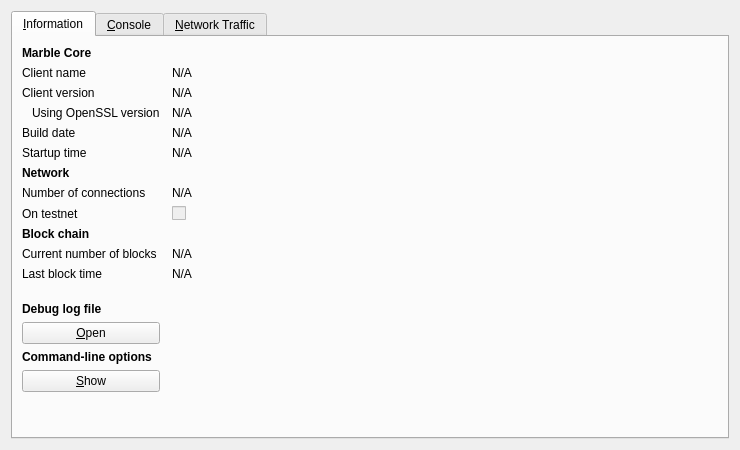
<?xml version="1.0" encoding="UTF-8"?>
<ui version="4.0">
 <class>RPCConsole</class>
 <widget class="QDialog" name="RPCConsole">
  <property name="geometry">
   <rect>
    <x>0</x>
    <y>0</y>
    <width>740</width>
    <height>450</height>
   </rect>
  </property>
  <property name="windowTitle">
   <string>Marble - Debug window</string>
  </property>
  <layout class="QVBoxLayout" name="verticalLayout_2">
   <item>
    <widget class="QTabWidget" name="tabWidget">
     <property name="currentIndex">
      <number>0</number>
     </property>
     <widget class="QWidget" name="tab_info">
      <attribute name="title">
       <string>&amp;Information</string>
      </attribute>
      <layout class="QGridLayout" name="gridLayout" columnstretch="0,1">
       <property name="horizontalSpacing">
        <number>12</number>
       </property>
       <item row="0" column="0">
        <widget class="QLabel" name="label_9">
         <property name="font">
          <font>
           <weight>75</weight>
           <bold>true</bold>
          </font>
         </property>
         <property name="text">
          <string>Marble Core</string>
         </property>
        </widget>
       </item>
       <item row="1" column="0">
        <widget class="QLabel" name="label_5">
         <property name="text">
          <string>Client name</string>
         </property>
        </widget>
       </item>
       <item row="1" column="1">
        <widget class="QLabel" name="clientName">
         <property name="cursor">
          <cursorShape>IBeamCursor</cursorShape>
         </property>
         <property name="text">
          <string>N/A</string>
         </property>
         <property name="textFormat">
          <enum>Qt::PlainText</enum>
         </property>
         <property name="textInteractionFlags">
          <set>Qt::LinksAccessibleByMouse|Qt::TextSelectableByKeyboard|Qt::TextSelectableByMouse</set>
         </property>
        </widget>
       </item>
       <item row="2" column="0">
        <widget class="QLabel" name="label_6">
         <property name="text">
          <string>Client version</string>
         </property>
        </widget>
       </item>
       <item row="2" column="1">
        <widget class="QLabel" name="clientVersion">
         <property name="cursor">
          <cursorShape>IBeamCursor</cursorShape>
         </property>
         <property name="text">
          <string>N/A</string>
         </property>
         <property name="textFormat">
          <enum>Qt::PlainText</enum>
         </property>
         <property name="textInteractionFlags">
          <set>Qt::LinksAccessibleByMouse|Qt::TextSelectableByKeyboard|Qt::TextSelectableByMouse</set>
         </property>
        </widget>
       </item>
       <item row="3" column="0">
        <widget class="QLabel" name="label_14">
         <property name="text">
          <string>Using OpenSSL version</string>
         </property>
         <property name="indent">
          <number>10</number>
         </property>
        </widget>
       </item>
       <item row="3" column="1">
        <widget class="QLabel" name="openSSLVersion">
         <property name="cursor">
          <cursorShape>IBeamCursor</cursorShape>
         </property>
         <property name="text">
          <string>N/A</string>
         </property>
         <property name="textFormat">
          <enum>Qt::PlainText</enum>
         </property>
         <property name="textInteractionFlags">
          <set>Qt::LinksAccessibleByMouse|Qt::TextSelectableByKeyboard|Qt::TextSelectableByMouse</set>
         </property>
        </widget>
       </item>
       <item row="4" column="0">
        <widget class="QLabel" name="label_12">
         <property name="text">
          <string>Build date</string>
         </property>
        </widget>
       </item>
       <item row="4" column="1">
        <widget class="QLabel" name="buildDate">
         <property name="cursor">
          <cursorShape>IBeamCursor</cursorShape>
         </property>
         <property name="text">
          <string>N/A</string>
         </property>
         <property name="textFormat">
          <enum>Qt::PlainText</enum>
         </property>
         <property name="textInteractionFlags">
          <set>Qt::LinksAccessibleByMouse|Qt::TextSelectableByKeyboard|Qt::TextSelectableByMouse</set>
         </property>
        </widget>
       </item>
       <item row="5" column="0">
        <widget class="QLabel" name="label_13">
         <property name="text">
          <string>Startup time</string>
         </property>
        </widget>
       </item>
       <item row="5" column="1">
        <widget class="QLabel" name="startupTime">
         <property name="cursor">
          <cursorShape>IBeamCursor</cursorShape>
         </property>
         <property name="text">
          <string>N/A</string>
         </property>
         <property name="textFormat">
          <enum>Qt::PlainText</enum>
         </property>
         <property name="textInteractionFlags">
          <set>Qt::LinksAccessibleByMouse|Qt::TextSelectableByKeyboard|Qt::TextSelectableByMouse</set>
         </property>
        </widget>
       </item>
       <item row="6" column="0">
        <widget class="QLabel" name="label_11">
         <property name="font">
          <font>
           <weight>75</weight>
           <bold>true</bold>
          </font>
         </property>
         <property name="text">
          <string>Network</string>
         </property>
        </widget>
       </item>
       <item row="7" column="0">
        <widget class="QLabel" name="label_7">
         <property name="text">
          <string>Number of connections</string>
         </property>
        </widget>
       </item>
       <item row="7" column="1">
        <widget class="QLabel" name="numberOfConnections">
         <property name="cursor">
          <cursorShape>IBeamCursor</cursorShape>
         </property>
         <property name="text">
          <string>N/A</string>
         </property>
         <property name="textFormat">
          <enum>Qt::PlainText</enum>
         </property>
         <property name="textInteractionFlags">
          <set>Qt::LinksAccessibleByMouse|Qt::TextSelectableByKeyboard|Qt::TextSelectableByMouse</set>
         </property>
        </widget>
       </item>
       <item row="8" column="0">
        <widget class="QLabel" name="label_8">
         <property name="text">
          <string>On testnet</string>
         </property>
        </widget>
       </item>
       <item row="8" column="1">
        <widget class="QCheckBox" name="isTestNet">
         <property name="enabled">
          <bool>false</bool>
         </property>
         <property name="text">
          <string/>
         </property>
        </widget>
       </item>
       <item row="9" column="0">
        <widget class="QLabel" name="label_10">
         <property name="font">
          <font>
           <weight>75</weight>
           <bold>true</bold>
          </font>
         </property>
         <property name="text">
          <string>Block chain</string>
         </property>
        </widget>
       </item>
       <item row="10" column="0">
        <widget class="QLabel" name="label_3">
         <property name="text">
          <string>Current number of blocks</string>
         </property>
        </widget>
       </item>
       <item row="10" column="1">
        <widget class="QLabel" name="numberOfBlocks">
         <property name="cursor">
          <cursorShape>IBeamCursor</cursorShape>
         </property>
         <property name="text">
          <string>N/A</string>
         </property>
         <property name="textFormat">
          <enum>Qt::PlainText</enum>
         </property>
         <property name="textInteractionFlags">
          <set>Qt::LinksAccessibleByMouse|Qt::TextSelectableByKeyboard|Qt::TextSelectableByMouse</set>
         </property>
        </widget>
       </item>
       <item row="11" column="0">
        <widget class="QLabel" name="label_2">
         <property name="text">
          <string>Last block time</string>
         </property>
        </widget>
       </item>
       <item row="11" column="1">
        <widget class="QLabel" name="lastBlockTime">
         <property name="cursor">
          <cursorShape>IBeamCursor</cursorShape>
         </property>
         <property name="text">
          <string>N/A</string>
         </property>
         <property name="textFormat">
          <enum>Qt::PlainText</enum>
         </property>
         <property name="textInteractionFlags">
          <set>Qt::LinksAccessibleByMouse|Qt::TextSelectableByKeyboard|Qt::TextSelectableByMouse</set>
         </property>
        </widget>
       </item>
       <item row="12" column="0">
        <spacer name="verticalSpacer_2">
         <property name="orientation">
          <enum>Qt::Vertical</enum>
         </property>
         <property name="sizeHint" stdset="0">
          <size>
           <width>20</width>
           <height>20</height>
          </size>
         </property>
        </spacer>
       </item>
       <item row="13" column="0">
        <widget class="QLabel" name="labelDebugLogfile">
         <property name="font">
          <font>
           <weight>75</weight>
           <bold>true</bold>
          </font>
         </property>
         <property name="text">
          <string>Debug log file</string>
         </property>
        </widget>
       </item>
       <item row="14" column="0">
        <widget class="QPushButton" name="openDebugLogfileButton">
         <property name="toolTip">
          <string>Open the Marble debug log file from the current data directory. This can take a few seconds for large log files.</string>
         </property>
         <property name="text">
          <string>&amp;Open</string>
         </property>
         <property name="autoDefault">
          <bool>false</bool>
         </property>
        </widget>
       </item>
       <item row="15" column="0">
        <widget class="QLabel" name="labelCLOptions">
         <property name="font">
          <font>
           <weight>75</weight>
           <bold>true</bold>
          </font>
         </property>
         <property name="text">
          <string>Command-line options</string>
         </property>
        </widget>
       </item>
       <item row="16" column="0">
        <widget class="QPushButton" name="showCLOptionsButton">
         <property name="toolTip">
          <string>Show the Marble-Qt help message to get a list with possible Marble command-line options.</string>
         </property>
         <property name="text">
          <string>&amp;Show</string>
         </property>
         <property name="autoDefault">
          <bool>false</bool>
         </property>
        </widget>
       </item>
       <item row="17" column="0">
        <spacer name="verticalSpacer">
         <property name="orientation">
          <enum>Qt::Vertical</enum>
         </property>
         <property name="sizeHint" stdset="0">
          <size>
           <width>20</width>
           <height>40</height>
          </size>
         </property>
        </spacer>
       </item>
      </layout>
     </widget>
     <widget class="QWidget" name="tab_console">
      <attribute name="title">
       <string>&amp;Console</string>
      </attribute>
      <layout class="QVBoxLayout" name="verticalLayout_3">
       <property name="spacing">
        <number>3</number>
       </property>
       <item>
        <widget class="QTextEdit" name="messagesWidget">
         <property name="minimumSize">
          <size>
           <width>0</width>
           <height>100</height>
          </size>
         </property>
         <property name="readOnly">
          <bool>true</bool>
         </property>
         <property name="tabKeyNavigation" stdset="0">
          <bool>false</bool>
         </property>
         <property name="columnCount" stdset="0">
          <number>2</number>
         </property>
        </widget>
       </item>
       <item>
        <layout class="QHBoxLayout" name="horizontalLayout">
         <property name="spacing">
          <number>3</number>
         </property>
         <item>
          <widget class="QLabel" name="label">
           <property name="text">
            <string notr="true">&gt;</string>
           </property>
          </widget>
         </item>
         <item>
          <widget class="QLineEdit" name="lineEdit"/>
         </item>
         <item>
          <widget class="QPushButton" name="clearButton">
           <property name="maximumSize">
            <size>
             <width>24</width>
             <height>24</height>
            </size>
           </property>
           <property name="toolTip">
            <string>Clear console</string>
           </property>
           <property name="text">
            <string/>
           </property>
           <property name="icon">
            <iconset resource="../bitcoin.qrc">
             <normaloff>:/icons/remove</normaloff>:/icons/remove</iconset>
           </property>
           <property name="shortcut">
            <string notr="true">Ctrl+L</string>
           </property>
           <property name="autoDefault">
            <bool>false</bool>
           </property>
          </widget>
         </item>
        </layout>
       </item>
      </layout>
     </widget>
     <widget class="QWidget" name="tab">
      <attribute name="title">
       <string>&amp;Network Traffic</string>
      </attribute>
      <layout class="QHBoxLayout" name="horizontalLayout_3">
       <item>
        <layout class="QVBoxLayout" name="verticalLayout_4">
         <item>
          <widget class="TrafficGraphWidget" name="trafficGraph" native="true">
           <property name="sizePolicy">
            <sizepolicy hsizetype="Expanding" vsizetype="Expanding">
             <horstretch>0</horstretch>
             <verstretch>0</verstretch>
            </sizepolicy>
           </property>
          </widget>
         </item>
         <item>
          <layout class="QHBoxLayout" name="horizontalLayout_2">
           <item>
            <widget class="QSlider" name="sldGraphRange">
             <property name="minimum">
              <number>1</number>
             </property>
             <property name="maximum">
              <number>288</number>
             </property>
             <property name="pageStep">
              <number>12</number>
             </property>
             <property name="value">
              <number>6</number>
             </property>
             <property name="orientation">
              <enum>Qt::Horizontal</enum>
             </property>
            </widget>
           </item>
           <item>
            <widget class="QLabel" name="lblGraphRange">
             <property name="minimumSize">
              <size>
               <width>100</width>
               <height>0</height>
              </size>
             </property>
             <property name="alignment">
              <set>Qt::AlignCenter</set>
             </property>
            </widget>
           </item>
           <item>
            <widget class="QPushButton" name="btnClearTrafficGraph">
             <property name="text">
              <string>&amp;Clear</string>
             </property>
            </widget>
           </item>
          </layout>
         </item>
        </layout>
       </item>
       <item>
        <layout class="QVBoxLayout" name="verticalLayout">
         <item>
          <widget class="QGroupBox" name="groupBox">
           <property name="title">
            <string>Totals</string>
           </property>
           <layout class="QVBoxLayout" name="verticalLayout_5">
            <item>
             <layout class="QHBoxLayout" name="horizontalLayout_4">
              <item>
               <widget class="Line" name="line">
                <property name="sizePolicy">
                 <sizepolicy hsizetype="Fixed" vsizetype="Fixed">
                  <horstretch>0</horstretch>
                  <verstretch>0</verstretch>
                 </sizepolicy>
                </property>
                <property name="minimumSize">
                 <size>
                  <width>10</width>
                  <height>0</height>
                 </size>
                </property>
                <property name="palette">
                 <palette>
                  <active>
                   <colorrole role="Light">
                    <brush brushstyle="SolidPattern">
                     <color alpha="255">
                      <red>0</red>
                      <green>255</green>
                      <blue>0</blue>
                     </color>
                    </brush>
                   </colorrole>
                  </active>
                  <inactive>
                   <colorrole role="Light">
                    <brush brushstyle="SolidPattern">
                     <color alpha="255">
                      <red>0</red>
                      <green>255</green>
                      <blue>0</blue>
                     </color>
                    </brush>
                   </colorrole>
                  </inactive>
                  <disabled>
                   <colorrole role="Light">
                    <brush brushstyle="SolidPattern">
                     <color alpha="255">
                      <red>0</red>
                      <green>255</green>
                      <blue>0</blue>
                     </color>
                    </brush>
                   </colorrole>
                  </disabled>
                 </palette>
                </property>
                <property name="orientation">
                 <enum>Qt::Horizontal</enum>
                </property>
               </widget>
              </item>
              <item>
               <widget class="QLabel" name="label_16">
                <property name="text">
                 <string>In:</string>
                </property>
               </widget>
              </item>
              <item>
               <widget class="QLabel" name="lblBytesIn">
                <property name="minimumSize">
                 <size>
                  <width>50</width>
                  <height>0</height>
                 </size>
                </property>
                <property name="alignment">
                 <set>Qt::AlignRight|Qt::AlignTrailing|Qt::AlignVCenter</set>
                </property>
               </widget>
              </item>
             </layout>
            </item>
            <item>
             <layout class="QHBoxLayout" name="horizontalLayout_5">
              <item>
               <widget class="Line" name="line_2">
                <property name="sizePolicy">
                 <sizepolicy hsizetype="Fixed" vsizetype="Fixed">
                  <horstretch>0</horstretch>
                  <verstretch>0</verstretch>
                 </sizepolicy>
                </property>
                <property name="minimumSize">
                 <size>
                  <width>10</width>
                  <height>0</height>
                 </size>
                </property>
                <property name="palette">
                 <palette>
                  <active>
                   <colorrole role="Light">
                    <brush brushstyle="SolidPattern">
                     <color alpha="255">
                      <red>255</red>
                      <green>0</green>
                      <blue>0</blue>
                     </color>
                    </brush>
                   </colorrole>
                  </active>
                  <inactive>
                   <colorrole role="Light">
                    <brush brushstyle="SolidPattern">
                     <color alpha="255">
                      <red>255</red>
                      <green>0</green>
                      <blue>0</blue>
                     </color>
                    </brush>
                   </colorrole>
                  </inactive>
                  <disabled>
                   <colorrole role="Light">
                    <brush brushstyle="SolidPattern">
                     <color alpha="255">
                      <red>255</red>
                      <green>0</green>
                      <blue>0</blue>
                     </color>
                    </brush>
                   </colorrole>
                  </disabled>
                 </palette>
                </property>
                <property name="orientation">
                 <enum>Qt::Horizontal</enum>
                </property>
               </widget>
              </item>
              <item>
               <widget class="QLabel" name="label_17">
                <property name="text">
                 <string>Out:</string>
                </property>
               </widget>
              </item>
              <item>
               <widget class="QLabel" name="lblBytesOut">
                <property name="minimumSize">
                 <size>
                  <width>50</width>
                  <height>0</height>
                 </size>
                </property>
                <property name="alignment">
                 <set>Qt::AlignRight|Qt::AlignTrailing|Qt::AlignVCenter</set>
                </property>
               </widget>
              </item>
             </layout>
            </item>
            <item>
             <spacer name="verticalSpacer_4">
              <property name="orientation">
               <enum>Qt::Vertical</enum>
              </property>
              <property name="sizeHint" stdset="0">
               <size>
                <width>20</width>
                <height>407</height>
               </size>
              </property>
             </spacer>
            </item>
           </layout>
          </widget>
         </item>
        </layout>
       </item>
      </layout>
     </widget>
    </widget>
   </item>
  </layout>
 </widget>
 <customwidgets>
  <customwidget>
   <class>TrafficGraphWidget</class>
   <extends>QWidget</extends>
   <header>trafficgraphwidget.h</header>
   <container>1</container>
   <slots>
    <slot>clear()</slot>
   </slots>
  </customwidget>
 </customwidgets>
 <resources>
  <include location="../bitcoin.qrc"/>
 </resources>
 <connections/>
</ui>
